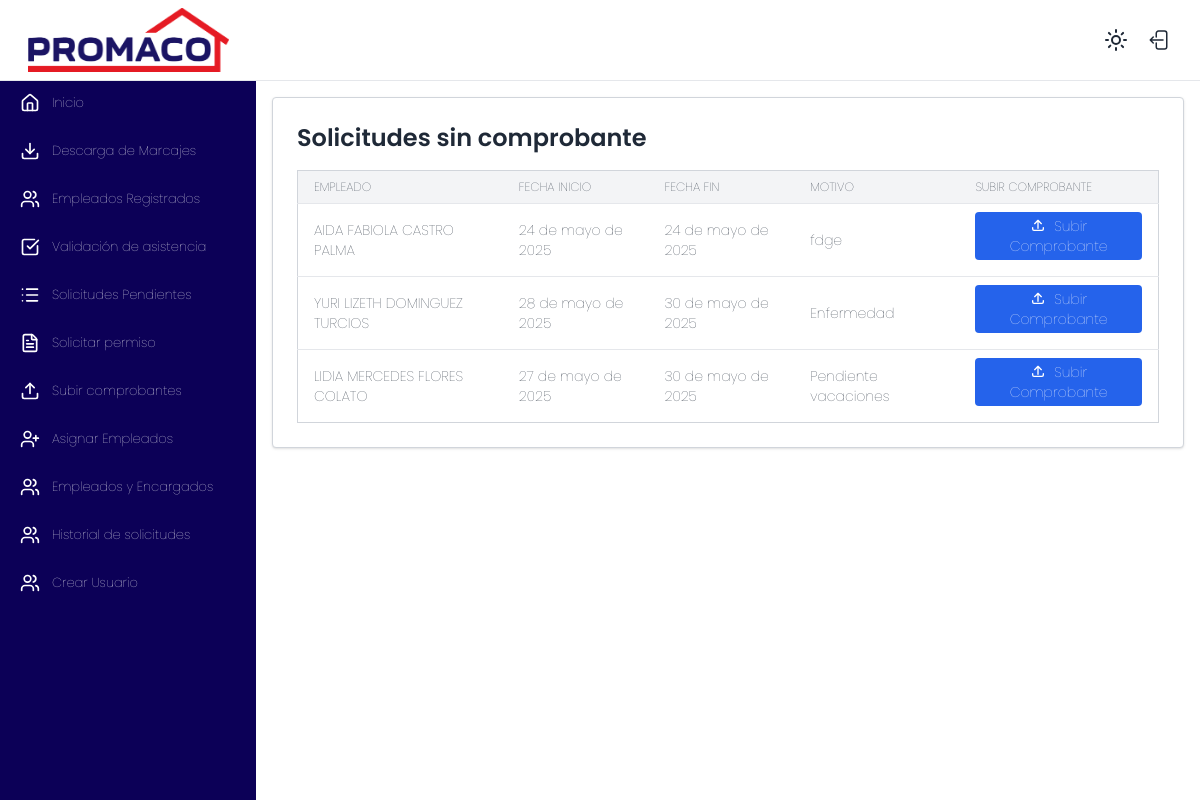
/marcaje/subir_comprobantes/, run on an earlier commit of the app's database.
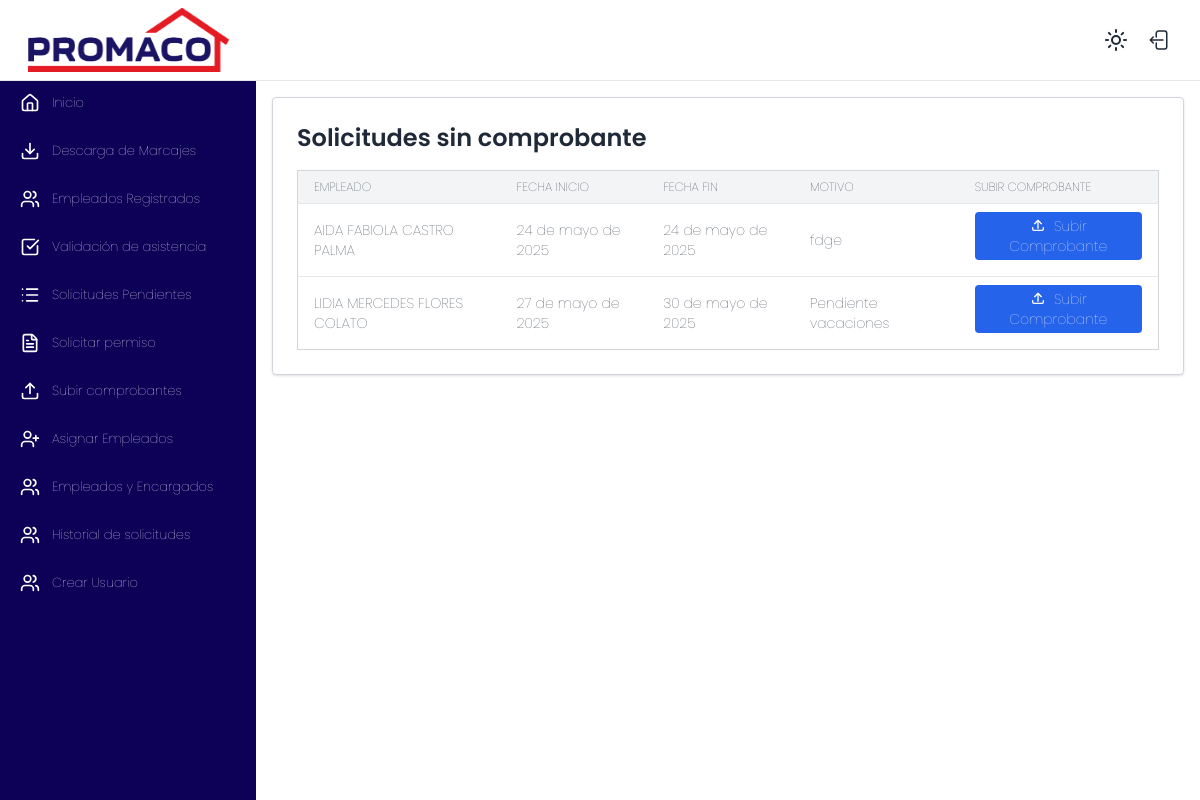
And on a later commit of the database.
### marcaje/models.py (models this page shows, shortened)
class Permisos(models.Model):
    ESTADO_SOLICITUD = [
        ('P', 'Pendiente'),
        ('A', 'Aprobada'),
        ('R', 'Rechazada'),
    ]
    encargado = models.ForeignKey(Empleado, related_name="solicitudes_enviadas", on_delete=models.PROTECT)
    empleado = models.ForeignKey(Empleado, on_delete=models.CASCADE)
    tipo_permiso = models.ForeignKey(TipoPermisos, on_delete=models.PROTECT)
    fecha_inicio = models.DateField()
    fecha_final = models.DateField()
    fecha_solicitud = models.DateTimeField(auto_now_add=True)
    descripcion = models.CharField(max_length=300)
    tiene_comprobante = models.BooleanField(default=False)
    estado_solicitud = models.CharField(choices=ESTADO_SOLICITUD, default='P')

class Empleado(models.Model):
    user = models.OneToOneField(User, on_delete=models.SET_NULL, null=True, blank=True)
    id_externo = models.IntegerField(unique=True)
    codigo = models.CharField(max_length=20)
    nombre = models.CharField(max_length=100)
    departamento = models.CharField(max_length=100)
    sucursal = models.ForeignKey(Sucursal, on_delete=models.PROTECT)
    es_encargado = models.BooleanField(default=False)
    class Meta:
        verbose_name = "Empleado"
        verbose_name_plural = "Empleados"
        ordering = ['nombre']
    def __str__(self):
        return f"{self.nombre} "

### marcaje/views.py (the view)
# urls.py: path('subir_comprobantes/', views.subir_comprobante, name='subir_comprobantes'),
def subir_comprobante(request):
    solicitudes = Permisos.objects.filter(tiene_comprobante=False)
    return render(request, 'subir_comprobantes.html', {
        'solicitudes': solicitudes,
    })

### marcaje/context_processors.py (called while the page is built, shortened)
def empleados_a_cargo_context(request):
    empleados_cargo = []
    encargado_obj = None
    return {'empleados_a_cargo_global': empleados_cargo, 'encargado': encargado_obj}

### marcaje/templates/subir_comprobantes.html (shortened to what this page needs)
{% extends 'base.html' %}
{% block content %}
<div class="bg-white dark:bg-gray-800 shadow rounded p-6 border border-gray-300">
  <h2 class="text-2xl font-semibold mb-4 text-gray-800 dark:text-gray-200">Solicitudes sin comprobante</h2>
  <div class="overflow-x-auto">
    <table id="tabla-comprobantes" class="min-w-full text-sm text-left border border-gray-300">
      <thead class="bg-gray-100 dark:bg-gray-600 uppercase text-xs">
        <tr>
          <th class="px-4 py-2">Empleado</th>
          <th class="px-4 py-2">Fecha Inicio</th>
          <th class="px-4 py-2">Fecha Fin</th>
          <th class="px-4 py-2">Motivo</th>
          <th class="px-4 py-2">Subir comprobante</th>
        </tr>
      </thead>
      <tbody>
        {% for s in solicitudes %}
        <tr id="permiso-{{s.id}}" class="border-t border-gray-200 hover:bg-gray-50 dark:hover:bg-gray-700">
          <td class="px-4 py-2">{{ s.empleado }}</td>
          <td class="px-4 py-2">{{ s.fecha_inicio }}</td>
          <td class="px-4 py-2">{{ s.fecha_final }}</td>
          <td class="px-4 py-2">{{ s.descripcion }}</td>
          <td class="px-4 py-2">
            <button
              class="bg-blue-600 text-white px-3 py-1 rounded hover:bg-blue-700 text-sm hover:text-white transition"
              hx-get="{% url 'form_comprobante' s.id %}"
              hx-target="#formulario-{{ s.id }}"
              hx-swap="innerHTML"
            >
             <svg xmlns="http://www.w3.org/2000/svg" class="inline w-4 h-4 mr-1 -mt-1" fill="none" viewBox="0 0 24 24" stroke="currentColor">
                <path stroke-linecap="round" stroke-linejoin="round" stroke-width="2" d="M4 16v2a2 2 0 002 2h12a2 2 0 002-2v-2M7 10l5-5m0 0l5 5m-5-5v12" />
              </svg>
              Subir Comprobante
            </button>
          </td>
        </tr>
        {% empty %}
        <tr>
          <td colspan="5" class="text-center py-4 text-gray-500">No hay solicitudes pendientes de comprobante.</td>
        </tr>
        {% endfor %}
      </tbody>
    </table>
  </div>
</div>
{% endblock %}

### templates/base.html (shortened to what this page needs)
<!DOCTYPE html>
<html lang="en">
<head>
    <link href="https://cdn.jsdelivr.net/npm/bootstrap-icons@1.10.5/font/bootstrap-icons.css" rel="stylesheet">
    <link rel="stylesheet" href="https://cdn.jsdelivr.net/npm/@fortawesome/fontawesome-free@6.6.0/css/fontawesome.min.css">
    <link rel="stylesheet" href="https://cdn.datatables.net/2.3.0/css/dataTables.dataTables.css" />
{% load static %}
<link rel="stylesheet" href="{% static 'styles/menu.css' %}">
    <script src="https://cdn.tailwindcss.com"></script>
</head>
<body class="bg-white dark:bg-gray-900 text-gray-800 dark:text-gray-200 transition-colors duration-300">
    <div class="flex flex-col min-h-screen">
        <header class="flex justify-between items-center px-5 py-2 bg-white dark:bg-gray-800 border-b border-gray-200 dark:border-gray-700 transition-colors duration-300">
            <div class="flex items-center space-x-2">
                <img src="{% static 'img/imagen2.png' %}" alt="Logo claro" class="h-16 block dark:hidden">
            </div>
            <div>
                <button id="theme-toggle" class="p-2 rounded-full hover:bg-gray-100 dark:hover:bg-gray-700 focus:outline-none transition-colors duration-300" aria-label="Cambiar tema">
                    <i data-lucide="sun" class="w-6 h-6 block dark:hidden"></i>
                </button>
                <button class="p-2 rounded-full hover:bg-gray-100 dark:hover:bg-gray-700 focus:outline-none transition-colors duration-300">
                    <a href="{% url 'logout' %}">
                    </a>
                </button>
            </div>
        </header>
        <div class="flex flex-1">
            {% include 'menu2.html' %}
            <main class="flex-1 p-4">
                {% block content %}
                {% endblock %}
            </main>
        </div>
    </div>
</body>
</html>

### templates/menu2.html
{% load static %}
<aside class="w-64 bg-promaco-dark dark:bg-gray-800 text-white transition-colors duration-300">
<nav class="py-5">
    <ul>
        <li class="mb-1">
            <a href="/" class="flex items-center px-5 py-3 hover:bg-opacity-10 hover:bg-white transition-colors duration-200">
                <i data-lucide="home" class="w-5 h-5 mr-3"></i> Inicio
            </a>
        </li>
        <li class="mb-1">
            <a href="/marcaje" class="flex items-center px-5 py-3 hover:bg-opacity-10 hover:bg-white transition-colors duration-200">
                <i data-lucide="download" class="w-5 h-5 mr-3"></i> Descarga de Marcajes
            </a>
        </li>
        <li class="mb-1">
            <a href="/marcaje/registrados" class="flex items-center px-5 py-3 hover:bg-opacity-10 hover:bg-white transition-colors duration-200">
                <i data-lucide="users" class="w-5 h-5 mr-3"></i> Empleados Registrados
            </a>
        </li>
        <li class="mb-1">
            <a href="/marcaje/validar-asistencia" class="flex items-center px-5 py-3 hover:bg-opacity-10 hover:bg-white transition-colors duration-200">
                <i data-lucide="check-square" class="w-5 h-5 mr-3"></i> Validación de asistencia
            </a>
        </li>
        <li class="mb-1">
            <a href="/marcaje/solicitud" class="flex items-center px-5 py-3 hover:bg-opacity-10 hover:bg-white transition-colors duration-200">
                <i data-lucide="list" class="w-5 h-5 mr-3"></i> Solicitudes Pendientes
            </a>
        </li>
        <li class="mb-1">
            <a href="/marcaje/crear-permiso" class="flex items-center px-5 py-3 hover:bg-opacity-10 hover:bg-white transition-colors duration-200">
                <i data-lucide="file-text" class="w-5 h-5 mr-3"></i> Solicitar permiso
            </a>
        </li>
        <li class="mb-1">
            <a href="/marcaje/subir_comprobantes" class="flex items-center px-5 py-3 hover:bg-opacity-10 hover:bg-white transition-colors duration-200">
                <i data-lucide="upload" class="w-5 h-5 mr-3"></i> Subir comprobantes
            </a>
        </li>
        <li class="mb-1">
            <a href="/marcaje/ver_encargados" class="flex items-center px-5 py-3 hover:bg-opacity-10 hover:bg-white transition-colors duration-200">
                <i data-lucide="user-plus" class="w-5 h-5 mr-3"></i> Asignar Empleados
            </a>
        </li>
        <li class="mb-1">
            <a href="/marcaje/empleados_y_encargados" class="flex items-center px-5 py-3 hover:bg-opacity-10 hover:bg-white transition-colors duration-200">
                <i data-lucide="users" class="w-5 h-5 mr-3"></i> Empleados y Encargados
            </a>
        </li>
        <li class="mb-1">
            <a href="/marcaje/historial-solicitudes" class="flex items-center px-5 py-3 hover:bg-opacity-10 hover:bg-white transition-colors duration-200">
                <i data-lucide="users" class="w-5 h-5 mr-3"></i> Historial de solicitudes
            </a>
        </li>
        <li class="mb-1">
            <a href="/marcaje/crear_usuario" class="flex items-center px-5 py-3 hover:bg-opacity-10 hover:bg-white transition-colors duration-200">
                <i data-lucide="users" class="w-5 h-5 mr-3"></i> Crear Usuario
            </a>
        </li>
    </ul>
</nav>
</aside>

### static/styles/menu.css (style rules this page uses)
* { font-family: "Poppins", serif; font-weight: 100; font-style: normal; }
body { font-size: 13px; }
li { color: #fff; }
nav { padding: 0 !important; }
img { width: 100%; }

What changed in the data, as far as the page shows it:
no longer on this page (row edited): Permisos: empleado "YURI LIZETH DOMINGUEZ TURCIOS", fecha_inicio "28 de mayo de 2025", fecha_final "30 de mayo de 2025", descripcion "Enfermedad"
